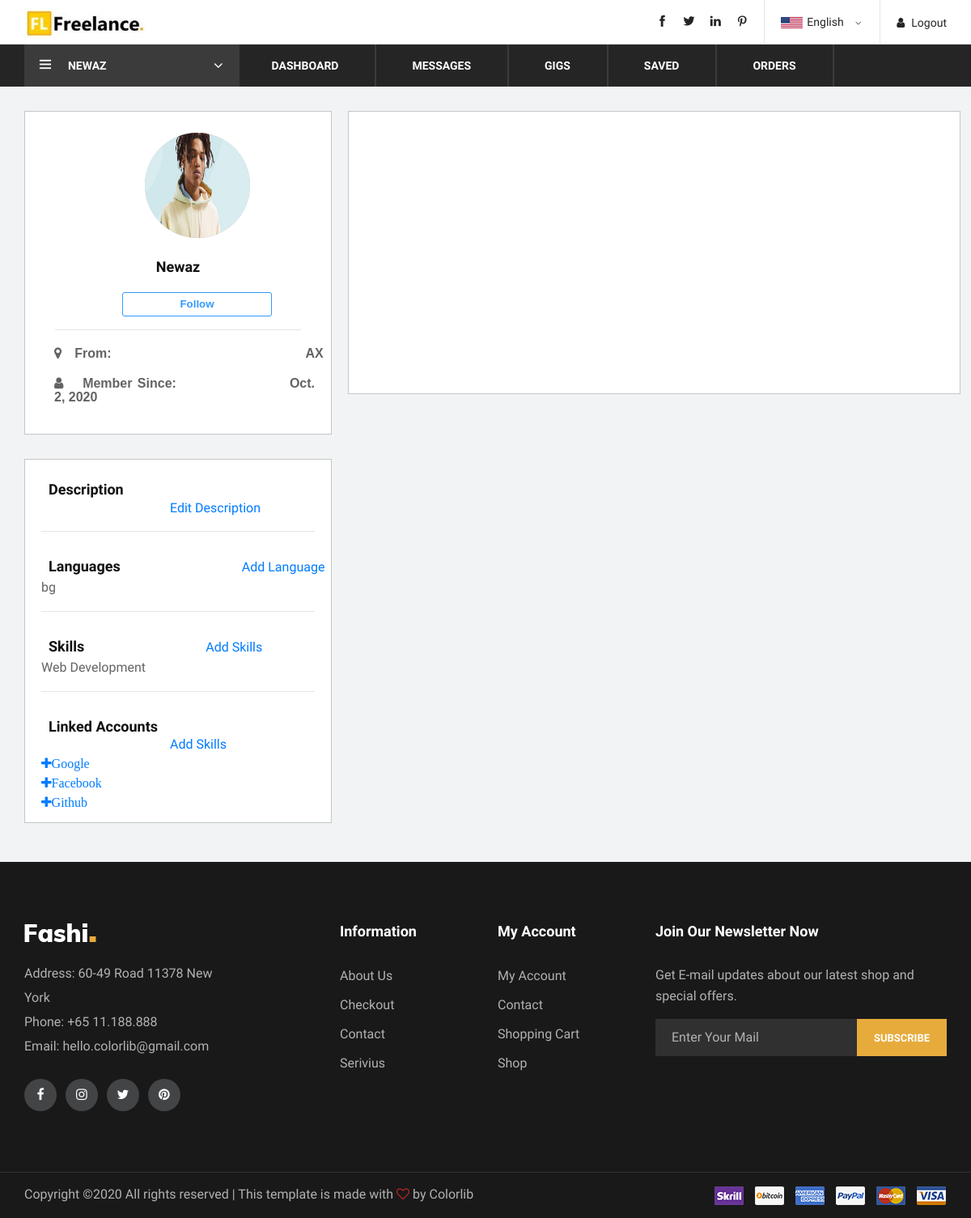
The page /profile/userprofile/ (signed in) on the database as committed earlier.
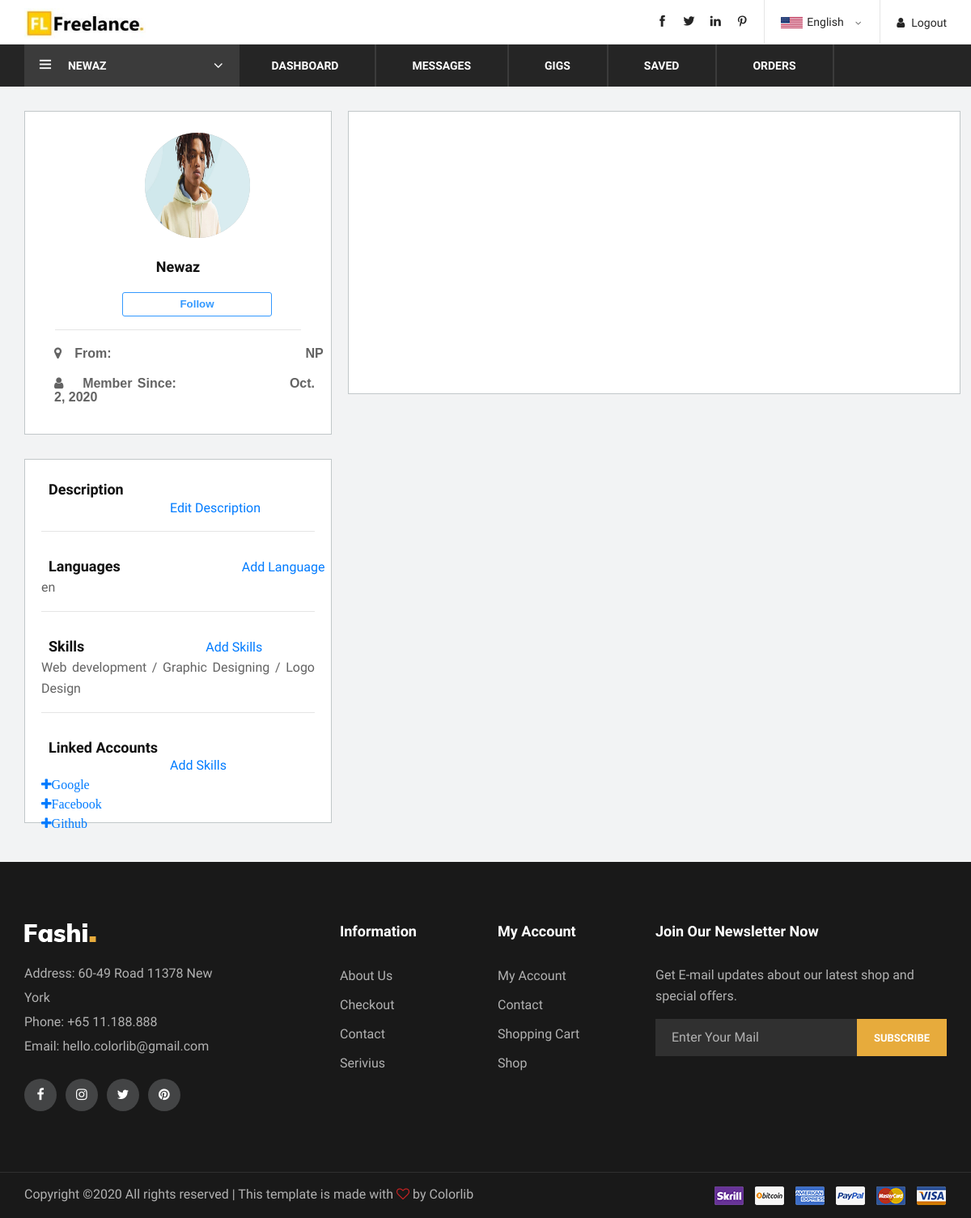
The same page on the database as committed later.
### Accounts/models.py (models this page shows, shortened)
class Account(AbstractBaseUser):
    email = models.EmailField(
        verbose_name='email address',
        max_length=255,
        unique=True,
    )
    account_name = models.CharField(max_length=100,unique=True)
    is_active = models.BooleanField(default=True)
    is_admin = models.BooleanField(default=False)
    send_first_email = models.BooleanField(default=False)
    token = models.CharField(blank=True,null=True, max_length=15)
    is_verified = models.BooleanField(default=False)
    joined_on = models.DateField(auto_now_add=True,null=True,blank=True)
    objects = AccountManager()
    USERNAME_FIELD = 'account_name' #This field must be used while doing login through authenticatie() function.
    REQUIRED_FIELDS = ['email']

### Profile/models.py (models this page shows, shortened)
class MyProfile(models.Model):
    user = models.OneToOneField(Account,on_delete=models.CASCADE,default=1)
    full_name = models.CharField(max_length=50, null=True)
    description = models.CharField(max_length=300, null=True,blank=True, help_text="This is the grey text")
    country = CountryField(null=True,blank=True)
    profile_image = models.ImageField(default="img/default_profile_img.jpg",upload_to='user_profile_img',blank=True,null=True)
    gender = models.CharField(max_length=30,choices=gender_list)
    contact_no = models.CharField(max_length=15)
    skills = models.CharField(max_length=100,null=True,blank=True)
    languages = LanguageField(max_length=50,null=True,blank=True)
    google = models.URLField(blank=True, null=True)
    facebook = models.URLField(blank=True,null=True)
    github = models.URLField(blank=True,null=True)
    profile_set = models.BooleanField(default=False,null=True,blank=True)

### Profile/views.py (the view)
# urls.py: path('userprofile/',views.completeuserprofile,name='compuserprofile'),
@login_required
def completeuserprofile(request):
    userinfo = MyProfile.objects.get(user_id=request.user.id)
    return render(request,'userprofile/complete_userprofile.html',context={'userinfo':userinfo})

### templates/userprofile/complete_userprofile.html (shortened to what this page needs)
{% extends 'master/dashboard_base.html' %}
{% load static %}
{% block body %}
<div class="row pb-5" style="background-color: #F2F3F4;">
        <div class="col-lg-4">
            <div id="test1" style=" width:100%; height:400px; border:1px solid #C1C7C9;padding-left:150px;text-align: justify; background-color: #FFF;margin: 30px 30px auto;
    /* top, left, bottom*/ padding: 10px 20px 30px; float: left; ">
                <header>
                    <div class="imgcir pl-5 pt-3" style="margin-left: 80px;">
                        <img class="rounded-circle" src="{% static 'img/banner-1.jpg' %}" style="height: 130px;width: 130px;background-color: #bbb;margin:auto;border-radius: 50%;display: inline-block;">
                    </div>
                    <h5 style="text-align: center;padding-top:25px;"><b>{{ request.user.account_name }}</b></h5>
                </header>
                <div class="button" style="margin-left: 100px;margin-top: 20px;">
                    <button style="color: #3399FF;
                          font-family: 'Helvetica';
                          font-size: 10pt;
                          background-color: #ffffff;
                          border: 1px solid;
                          border-color: #3399FF;
                          border-radius: 3px;
                          width: 185px;
                          height: 30px;
                          top: 50px;
                          left: 180px;
                          cursor: hand;">
                          <b>Follow</b>
                    </button>
                </div>
                <hr style="width: 90%;">
               <p style="font-family:serif;"><i class="fa fa-map-marker pl-3">&nbsp&nbsp&nbsp&nbsp<b style="font-family: 'Helvetica';">From:</b><b style="font-family: 'Helvetica';padding-left:240px;">{{userinfo.country}}</b></i></p>
               <p style="font-family:serif;"><i class="fa fa-user pl-3">&nbsp&nbsp&nbsp&nbsp<b style="font-family: 'Helvetica';">Member Since:</b><b style="font-family: 'Helvetica';padding-left:140px;">{{user.joined_on}}</b></i></p>
            </div>
            <div id="test2" style=" width:100%; height:450px; border:1px solid #C1C7C9;padding-left:150px;text-align: justify; background-color: #FFF;margin: 30px 30px auto;
    /* top, left, bottom*/ padding: 10px 20px 30px; float: left; ">
    			<div class="row pl-4 pt-3">
                	<h5><b>Description</b></h5>
                	<a href="#" style="padding-left: 150px">Edit Description</a>
            	</div>
            <hr/>
            	<div class="row pl-4 pt-3">
                	<h5><b>Languages</b></h5>
                	<a href="#" style="padding-left: 150px">Add Language</a>
            	</div>
            	<p>{{userinfo.languages}}</p>
            <hr/>
            	<div class="row pl-4 pt-3">
                	<h5><b>Skills</b></h5>
                	<a href="#" style="padding-left: 150px">Add Skills</a>
            	</div>
            	<p>{{userinfo.skills}}</p>
            <hr/>
            	<div class="row pl-4 pt-3">
                	<h5><b>Linked Accounts</b></h5>
                	<a href="#" style="padding-left: 150px">Add Skills</a>
            	</div>
            	<a href=""><i class="fa fa-plus">Google</i></a><br>
            	<a href=""><i class="fa fa-plus">Facebook</i></a><br>
            	<a href=""><i class="fa fa-plus">Github</i></a><br>
            </div>
        </div>
        <div class="col-lg-8 pr-5" style="">
            <div id="test1" style="width:100%; height:350px;text-align: justify; border:1px solid #C1C7C9; background-color: #fff;  margin: 30px    200px 20px 20px;
                    /* top, left, bottom*/
                    padding: 10px 20px 30px;
                    float: left; ">
            </div>
        </div>
    </div>
{% endblock %}

### templates/master/dashboard_base.html (shortened to what this page needs)
{% load static %}
<!DOCTYPE html>
<html lang="zxx">
<head>
    <link rel="stylesheet" href="{% static 'css/bootstrap.min.css' %}" type="text/css">
    <link rel="stylesheet" href="{% static 'css/font-awesome.min.css' %}" type="text/css">
    <link rel="stylesheet" href="{% static 'css/themify-icons.css' %}" type="text/css">
    <link rel="stylesheet" href="{% static 'css/elegant-icons.css' %}" type="text/css">
    <link rel="stylesheet" href="{% static 'css/owl.carousel.min.css' %}" type="text/css">
    <link rel="stylesheet" href="{% static 'css/nice-select.css' %}" type="text/css">
    <link rel="stylesheet" href="{% static 'css/jquery-ui.min.css' %}" type="text/css">
    <link rel="stylesheet" href="{% static 'css/slicknav.min.css' %}" type="text/css">
    <link rel="stylesheet" href="{% static 'css/style.css' %}" type="text/css">
</head>
<body>
    <header class="header-section">
        <div class="header-top">
            <div class="container">
                <div class="ht-left">
                    <div class="logo ">
                            <a href="./index.html">
                                <img src="{% static 'img/logo.jpg' %}" alt="" style="width: 150px;height: auto;padding-top: 10px;">
                            </a>
                        </div>
                </div>
                <div class="ht-right">
                        {% if request.user.is_authenticated %}
                            <a href="{% url 'logout' %}" class="login-panel"><i class="fa fa-user"></i>Logout</a>
                        {% else %}
                            <a href="{% url 'signin' %}" class="login-panel"><i class="fa fa-user"></i>Login</a>
                        {% endif %}
                    <div class="lan-selector" >
                    </div>
                    <div class="top-social">
                        <a href="#"><i class="ti-facebook"></i></a>
                        <a href="#"><i class="ti-twitter-alt"></i></a>
                        <a href="#"><i class="ti-linkedin"></i></a>
                        <a href="#"><i class="ti-pinterest"></i></a>
                    </div>
                </div>
            </div>
        </div>
        <div class="nav-item">
            <div class="container">
                <div class="nav-depart">
                    <div class="depart-btn">
                        <i class="ti-menu"></i>
                        <span style="padding-right: 80px;text-align: center;">{{user.account_name}}</span>
                    </div>
                </div>
                <nav class="nav-menu mobile-menu">
                    <ul>
                        <li><a href="./shop.html">Dashboard</a></li>
                        <li><a href="#">Messages</a>
                        </li>
                        <li><a href="./contact.html">Gigs</a></li>
                        <li><a href="./contact.html">Saved</a></li>
                        <li><a href="#">Orders</a>
                        </li>
                    </ul>
                </nav>
            </div>
        </div>
    </header>
{% block body %} {% endblock %}
    <footer class="footer-section">
        <div class="container">
            <div class="row">
                <div class="col-lg-3">
                    <div class="footer-left">
                        <div class="footer-logo">
                            <a href="#"><img src="img/footer-logo.png" alt=""></a>
                        </div>
                        <ul>
                            <li>Address: 60-49 Road 11378 New York</li>
                            <li>Phone: +65 11.188.888</li>
                            <li>Email: hello.colorlib@gmail.com</li>
                        </ul>
                        <div class="footer-social">
                            <a href="#"><i class="fa fa-facebook"></i></a>
                            <a href="#"><i class="fa fa-instagram"></i></a>
                            <a href="#"><i class="fa fa-twitter"></i></a>
                            <a href="#"><i class="fa fa-pinterest"></i></a>
                        </div>
                    </div>
                </div>
                <div class="col-lg-2 offset-lg-1">
                    <div class="footer-widget">
                        <h5>Information</h5>
                        <ul>
                            <li><a href="#">About Us</a></li>
                            <li><a href="#">Checkout</a></li>
                            <li><a href="#">Contact</a></li>
                            <li><a href="#">Serivius</a></li>
                        </ul>
                    </div>
                </div>
                <div class="col-lg-2">
                    <div class="footer-widget">
                        <h5>My Account</h5>
                        <ul>
                            <li><a href="#">My Account</a></li>
                            <li><a href="#">Contact</a></li>
                            <li><a href="#">Shopping Cart</a></li>
                            <li><a href="#">Shop</a></li>
                        </ul>
                    </div>
                </div>
                <div class="col-lg-4">
                    <div class="newslatter-item">
                        <h5>Join Our Newsletter Now</h5>
                        <p>Get E-mail updates about our latest shop and special offers.</p>
                        <form action="#" class="subscribe-form">
                            <input type="text" placeholder="Enter Your Mail">
                            <button type="button">Subscribe</button>
                        </form>
                    </div>
                </div>
            </div>
        </div>
        <div class="copyright-reserved">
            <div class="container">
                <div class="row">
                    <div class="col-lg-12">
                        <div class="copyright-text">
Copyright &copy;<script>document.write(new Date().getFullYear());</script> All rights reserved | This template is made with <i class="fa fa-heart-o" aria-hidden="true"></i> by <a href="https://colorlib.com" target="_blank">Colorlib</a>
                        </div>
                        <div class="payment-pic">
                            <img src="img/payment-method.png" alt="">
                        </div>
                    </div>
                </div>
            </div>
        </div>
    </footer>
</body>
</html>

Rows that differ between the two databases and show on the page:
removed MyProfile: country "AX", languages "bg", skills "Web Development"
added MyProfile: country "NP", languages "en", skills "Web development / Graphic Designing / Logo Design"
